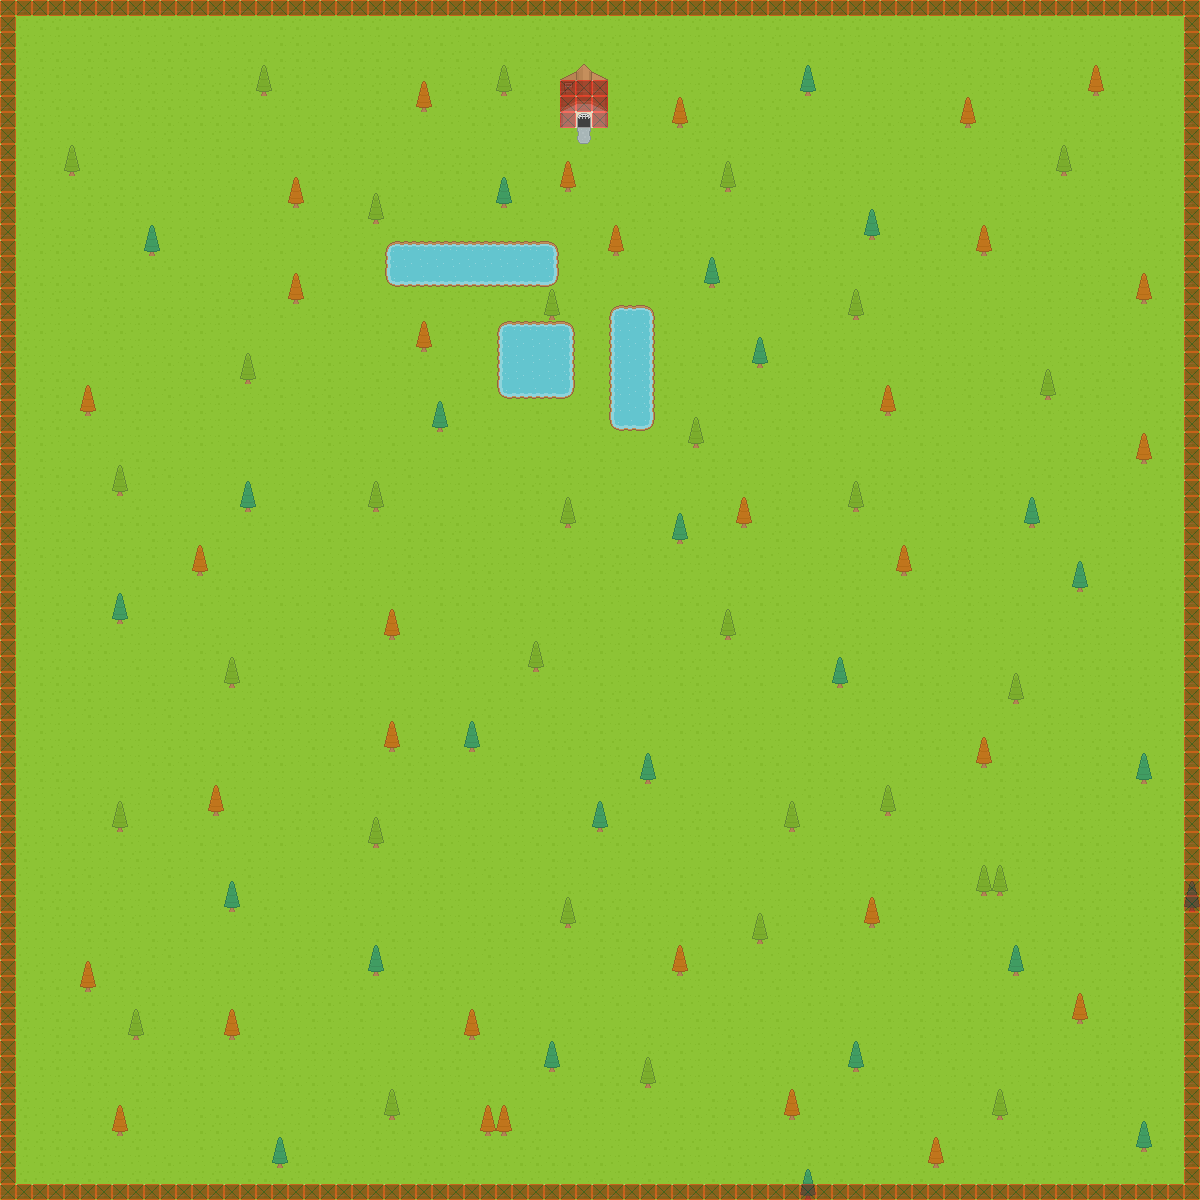

Rendered tile map (Tiled .tmx) drawn with the repository's tilesets; below, a short description and the map source with its tile grids summarised:
An orthogonal 75x75 tile map with 16x16 px tiles, 7 tile layers (Grass, Ponds, Trees, House, ...), 2 tilesets.

<map version="1.0" tiledversion="1.0.3" orientation="orthogonal" renderorder="left-down" width="75" height="75" tilewidth="16" tileheight="16" nextobjectid="1">
 <properties>
  <property name="unity:scale" type="float" value="0.0625" />
 </properties>
 <tileset firstgid="1" source="Tileset.tsx" />
 <tileset firstgid="1768" source="Collision.tsx" />
 <layer name="Grass" width="75" height="75">
  <data>[5625 cells, 5625 non-empty, 2 distinct tile ids]</data>
 </layer>
 <layer name="Ponds" width="75" height="75">
  <data>[5625 cells, 82 non-empty, 9 distinct tile ids]</data>
 </layer>
 <layer name="Trees" width="75" height="75">
  <properties>
   <property name="unity:sortingLayerName" value="World Objects" />
  </properties>
  <data>[5625 cells, 178 non-empty, 6 distinct tile ids]</data>
 </layer>
 <layer name="House" width="75" height="75">
  <data>[5625 cells, 6 non-empty, 6 distinct tile ids]</data>
 </layer>
 <layer name="Roof" width="75" height="75">
  <properties>
   <property name="unity:sortingLayerName" value="World Objects" />
  </properties>
  <data>[5625 cells, 9 non-empty, 9 distinct tile ids]</data>
 </layer>
 <layer name="Chimney" width="75" height="75">
  <data>[5625 cells, 3 non-empty, 3 distinct tile ids]</data>
 </layer>
 <layer name="Collision" width="75" height="75">
  <data>[5625 cells, 304 non-empty, 1 distinct tile ids]</data>
 </layer>
</map>
